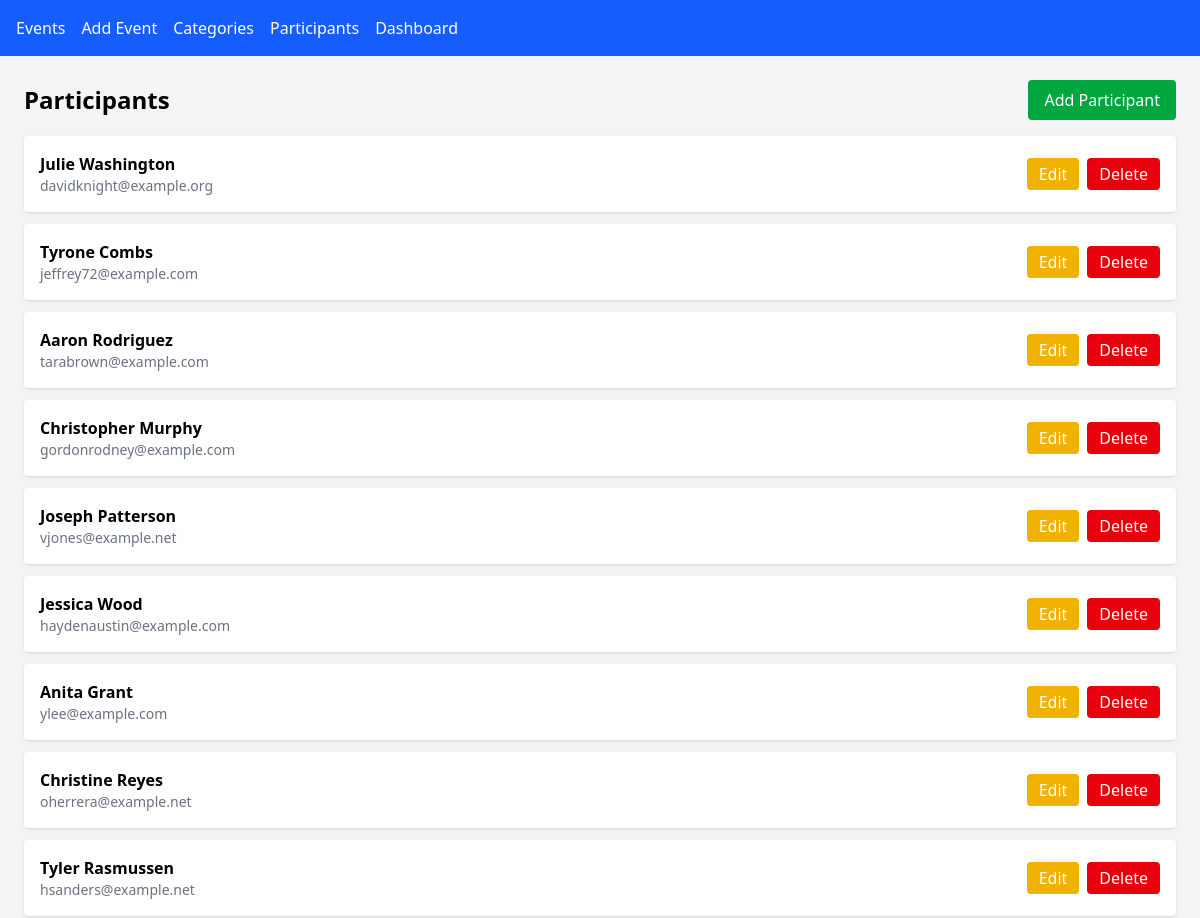
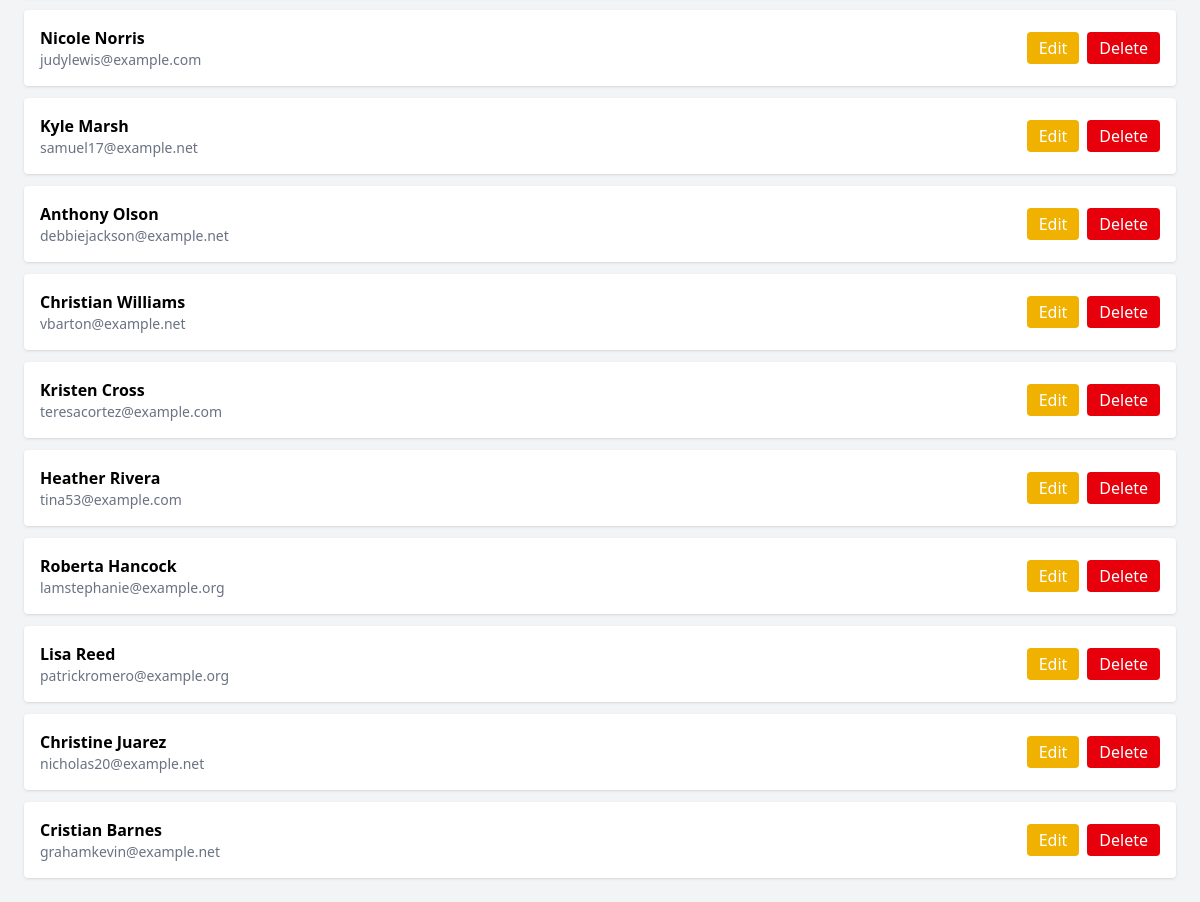
Page /participants/ on the committed database (2 pictures, top to bottom).
### events/models.py (models this page shows, shortened)
class Participant(models.Model):
    name = models.CharField(max_length=100)
    email = models.EmailField(unique=True)

### events/views.py (the view)
# urls.py: path('participants/', views.participant_list, name='participant_list'),
def participant_list(request):
    participants = Participant.objects.all()
    return render(request, 'events/participant_list.html', {
        'participants': participants
    })

### templates/events/participant_list.html
{% extends 'base.html' %}
{% block content %}
<div class="flex justify-between items-center mb-4">
  <h1 class="text-2xl font-bold">Participants</h1>
  <a href="{% url 'participant_create' %}" class="bg-green-600 hover:bg-green-700 text-white px-4 py-2 rounded">Add Participant</a>
</div>
<div class="space-y-3">
  {% for p in participants %}
  <div class="bg-white p-4 rounded shadow flex justify-between items-center">
    <div>
      <h3 class="font-semibold">{{ p.name }}</h3>
      <p class="text-gray-500 text-sm">{{ p.email }}</p>
    </div>
    <div class="flex gap-2">
      <a href="{% url 'participant_update' p.id %}" class="bg-yellow-500 hover:bg-yellow-600 text-white px-3 py-1 rounded">Edit</a>
      <a href="{% url 'participant_delete' p.id %}" class="bg-red-600 hover:bg-red-700 text-white px-3 py-1 rounded" onclick="return confirm('Are you sure?')">Delete</a>
    </div>
  </div>
  {% empty %}
  <p>No participants yet</p>
  {% endfor %}
</div>
{% endblock %}

### rows in the picture
Participant: name "Julie Washington", email "davidknight@example.org"
Participant: name "Tyrone Combs", email "jeffrey72@example.com"
Participant: name "Aaron Rodriguez", email "tarabrown@example.com"
Participant: name "Christopher Murphy", email "gordonrodney@example.com"
Participant: name "Joseph Patterson", email "vjones@example.net"
Participant: name "Jessica Wood", email "haydenaustin@example.com"
Participant: name "Anita Grant", email "ylee@example.com"
Participant: name "Christine Reyes", email "oherrera@example.net"
Participant: name "Tyler Rasmussen", email "hsanders@example.net"
Participant: name "Nicole Norris", email "judylewis@example.com"
Participant: name "Kyle Marsh", email "samuel17@example.net"
Participant: name "Anthony Olson", email "debbiejackson@example.net"
Participant: name "Christian Williams", email "vbarton@example.net"
Participant: name "Kristen Cross", email "teresacortez@example.com"
Participant: name "Heather Rivera", email "tina53@example.com"
Participant: name "Roberta Hancock", email "lamstephanie@example.org"
Participant: name "Lisa Reed", email "patrickromero@example.org"
Participant: name "Christine Juarez", email "nicholas20@example.net"
Participant: name "Cristian Barnes", email "grahamkevin@example.net"
